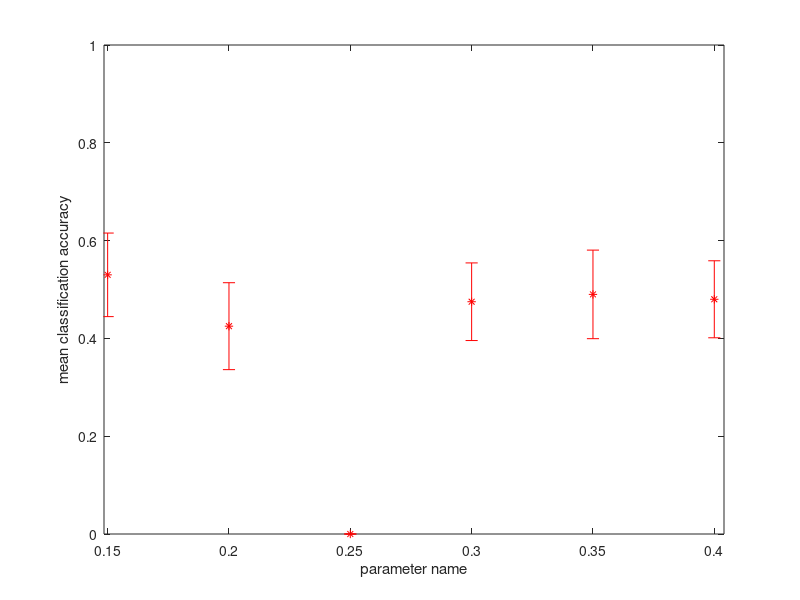

MATLAB code for this plot:
%% conn_prob
acc = [0.47   , 0.5    , 0.445  , 0.485  , 0.43   , 0.5    ]; %0.09 - 0.14
var = [0.0073 , 0.005  , 0.0036 , 0.0045 , 0.0073 , 0.0061 ];
par_start = 0.09;
par_end   = 0.14;

%% weight
acc = [0.435  , 0.51   , 0.435  , 0.445  , 0.475  , 0.515  ]; %3.8 - 4.3
var = [0.0122 , 0.0127 , 0.0067 , 0.0047 , 0.0135 , 0.0034 ];
par_start = 3.8;
par_end   = 4.3;

%% inh_split
acc = [0.53   , 0.425  , 0      , 0.475  , 0.49   , 0.48   ]; %0.15 - 0.4
var = [0.0073 , 0.0079 , 0      , 0.0063 , 0.0082 , 0.0062 ];
par_start = 0.15;
par_end   = 0.4;

%% plot

par = linspace(par_start,par_end,6);

figure
errorbar(par,acc,sqrt(var),'r*')
xlabel('parameter name')
ylabel('mean classification accuracy')
axis([0.99*par_start 1.01*par_end 0 1])
